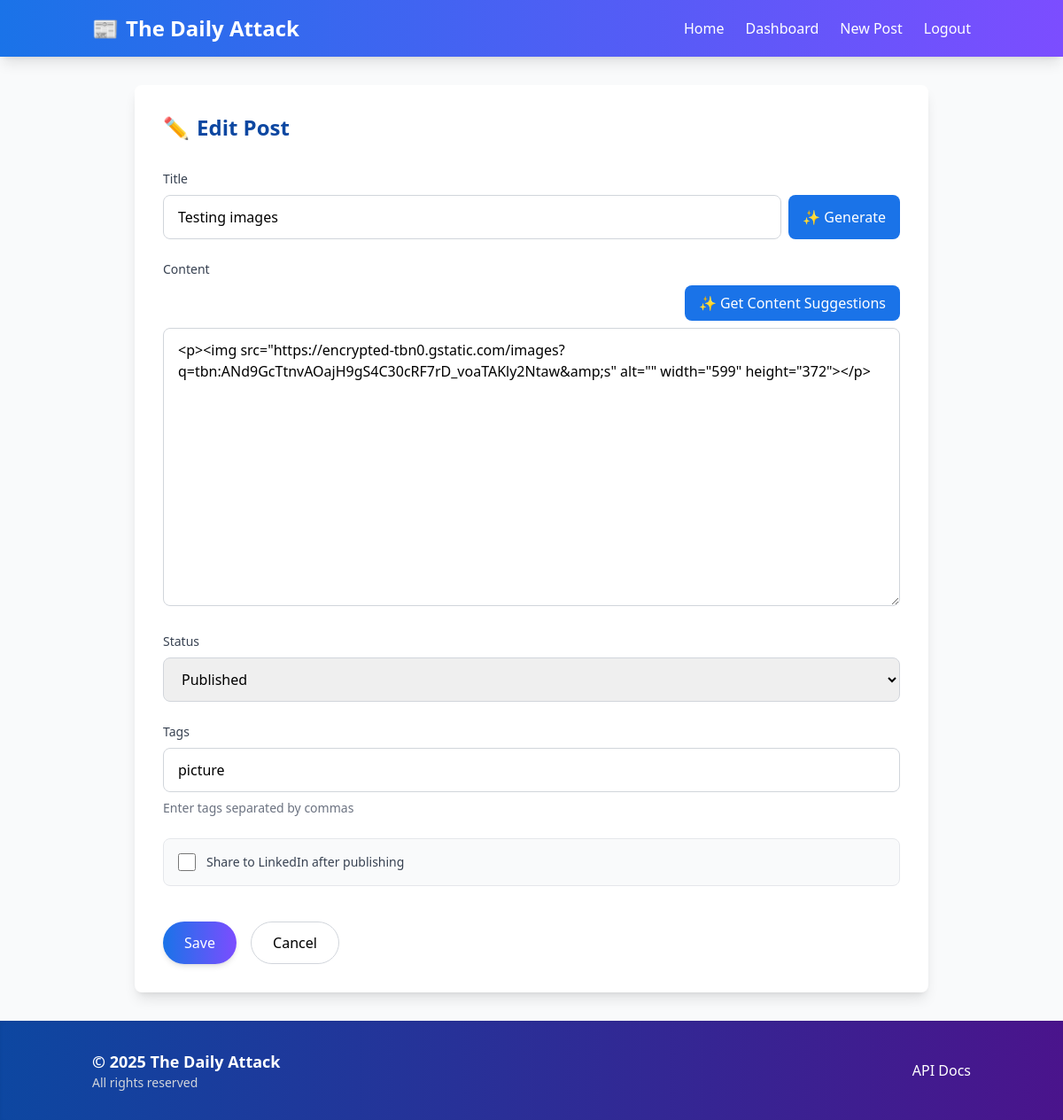
/post/13/edit/ (signed in), run on the app's committed database.
### blog/models.py (models this page shows, shortened)
class Post(models.Model):
    STATUS_CHOICES = (
        ('draft', 'Draft'),
        ('published', 'Published'),
    )
    title = models.CharField(max_length=200)
    content = models.TextField()
    author = models.ForeignKey(User, on_delete=models.CASCADE, related_name='blog_posts')
    created_at = models.DateTimeField(auto_now_add=True)
    updated_at = models.DateTimeField(auto_now=True)
    published_at = models.DateTimeField(blank=True, null=True)
    status = models.CharField(max_length=10, choices=STATUS_CHOICES, default='draft')
    tags = models.ManyToManyField(Tag, blank=True)
    class Meta:
        ordering = ['-created_at']

class Tag(models.Model):
    name = models.CharField(max_length=50, unique=True)

### blog/views.py (the view)
# urls.py: path('post/<int:pk>/edit/', views.post_edit, name='post_edit'),
@login_required
@editor_required
def post_edit(request, pk):
    post = get_object_or_404(Post, pk=pk)
    if post.author != request.user:
        messages.error(request, "You don't have permission to edit this post.")
        return redirect('dashboard')
    if request.method == 'POST':
        form = PostForm(request.POST, instance=post)
        if form.is_valid():
            post = form.save(commit=False)
            if post.status == 'published' and not post.published_at:
                post.published_at = timezone.now()
            post.save()
            post.tags.clear()
            tag_names = form.cleaned_data.get('tags', [])
            if isinstance(tag_names, str):
                tag_names = tag_names.split(',')
            for tag_name in tag_names:
                if isinstance(tag_name, str):
                    tag_name = tag_name.strip()
                    if tag_name:
                        tag, created = Tag.objects.get_or_create(name=tag_name)
                        post.tags.add(tag)
            return redirect('post_detail', pk=post.pk)
    else:
        tags = ', '.join([tag.name for tag in post.tags.all()])
        form = PostForm(instance=post, initial={'tags': tags})
    return render(request, 'blog/post_edit.html', {'form': form})

### blog/forms.py (shortened to what this page needs)
class PostForm(forms.ModelForm):
    tags = forms.CharField(required=False, help_text='Enter tags separated by commas')
    class Meta:
        model = Post
        fields = ('title', 'content', 'status', 'tags')
        widgets = {
            'content': forms.Textarea(attrs={'class': 'richtext-editor'}),
        }

### blog/views.py (called while the page is built)
def editor_required(view_func):
    @wraps(view_func)
    def _wrapped_view(request, *args, **kwargs):
        if not hasattr(request.user, 'profile') or request.user.profile.user_type != 'editor':
            messages.error(request, "You must be an editor to access this page.")
            return redirect('home')
        return view_func(request, *args, **kwargs)
    return _wrapped_view

### templates/blog/post_edit.html (shortened to what this page needs)
{% extends 'base.html' %}
{% block content %}
    <div class="max-w-4xl mx-auto bg-white rounded-lg shadow-lg p-8 animate-fade-in">
        <h1 class="text-2xl font-bold mb-8 text-primary-dark">
            {% if form.instance.pk %}
                <span class="flex items-center"><span class="mr-2">✏️</span> Edit Post</span>
            {% else %}
                <span class="flex items-center"><span class="mr-2">✨</span> New Post</span>
            {% endif %}
        </h1>
        <form method="post" class="space-y-6" id="post-form">
            <div class="animate-slide-in" style="animation-delay: 100ms">
                <label for="{{ form.title.id_for_label }}" class="block text-sm font-medium text-gray-700 mb-2">Title</label>
                <div class="flex space-x-2">
                    <input type="text" name="{{ form.title.name }}" id="{{ form.title.id_for_label }}" value="{{ form.title.value|default:'' }}"
                           class="w-full px-4 py-3 border border-gray-300 rounded-lg focus:ring-2 focus:ring-primary focus:border-primary transition-all duration-300" required>
                    <button type="button" id="generate-title-btn" class="bg-primary text-white px-4 py-2 rounded-lg hover:bg-primary-dark transition-colors duration-300">
                        <span class="flex items-center"><span class="mr-1">✨</span> Generate</span>
                    </button>
                </div>
            </div>
            <div class="animate-slide-in" style="animation-delay: 200ms">
                <label for="{{ form.content.id_for_label }}" class="block text-sm font-medium text-gray-700 mb-2">Content</label>
                <div class="mb-2 flex justify-end">
                    <button type="button" id="generate-content-btn" class="bg-primary text-white px-4 py-2 rounded-lg hover:bg-primary-dark transition-colors duration-300">
                        <span class="flex items-center"><span class="mr-1">✨</span> Get Content Suggestions</span>
                    </button>
                </div>
                <textarea name="{{ form.content.name }}" id="{{ form.content.id_for_label }}" class="richtext-editor w-full px-4 py-3 border border-gray-300 rounded-lg" rows="12">{{ form.content.value|default:'' }}</textarea>
            </div>
            <div class="animate-slide-in" style="animation-delay: 300ms">
                <label for="{{ form.status.id_for_label }}" class="block text-sm font-medium text-gray-700 mb-2">Status</label>
                <select name="{{ form.status.name }}" id="{{ form.status.id_for_label }}"
                        class="w-full px-4 py-3 border border-gray-300 rounded-lg focus:ring-2 focus:ring-primary focus:border-primary transition-all duration-300">
                    {% for value, text in form.status.field.choices %}
                        <option value="{{ value }}" {% if form.status.value == value %}selected{% endif %}>{{ text }}</option>
                    {% endfor %}
                </select>
            </div>
            <div class="animate-slide-in" style="animation-delay: 400ms">
                <label for="{{ form.tags.id_for_label }}" class="block text-sm font-medium text-gray-700 mb-2">Tags</label>
                <input type="text" name="{{ form.tags.name }}" id="{{ form.tags.id_for_label }}" value="{{ form.tags.value|default:'' }}"
                       class="w-full px-4 py-3 border border-gray-300 rounded-lg focus:ring-2 focus:ring-primary focus:border-primary transition-all duration-300"
                       placeholder="Enter tags separated by commas">
                <p class="text-sm text-gray-500 mt-2">{{ form.tags.help_text }}</p>
            </div>
            <div class="flex items-center p-4 bg-gray-50 rounded-lg border border-gray-200 animate-slide-in" style="animation-delay: 500ms">
                <input type="checkbox" id="share-to-linkedin" name="share_to_linkedin"
                       class="h-5 w-5 text-primary border-gray-300 rounded focus:ring-primary">
                <label for="share-to-linkedin" class="ml-3 block text-sm text-gray-700">
                    Share to LinkedIn after publishing
                </label>
            </div>
            <div class="pt-4 animate-slide-in" style="animation-delay: 600ms">
                <button type="submit" class="bg-gradient-to-r from-primary to-accent text-white px-6 py-3 rounded-full hover:opacity-90 transition-all duration-300 shadow-md">
                    Save
                </button>
                <a href="{% url 'dashboard' %}" class="ml-3 px-6 py-3 border border-gray-300 rounded-full hover:bg-gray-100 transition-all duration-300">
                    Cancel
                </a>
            </div>
        </form>
    </div>
{% endblock %}

### data on the page
Post: title "Testing images", content "<p><img src=\"https://encrypted-tbn0.gstatic.com/images?q=tbn:ANd9GcTtnvAOajH9gS4C30cRF7rD_voaTAKly2Ntaw&amp;s\" alt=\"\" width=\"599\" height=\"372\"></p>", status "Published"
Tag: tags "picture"
